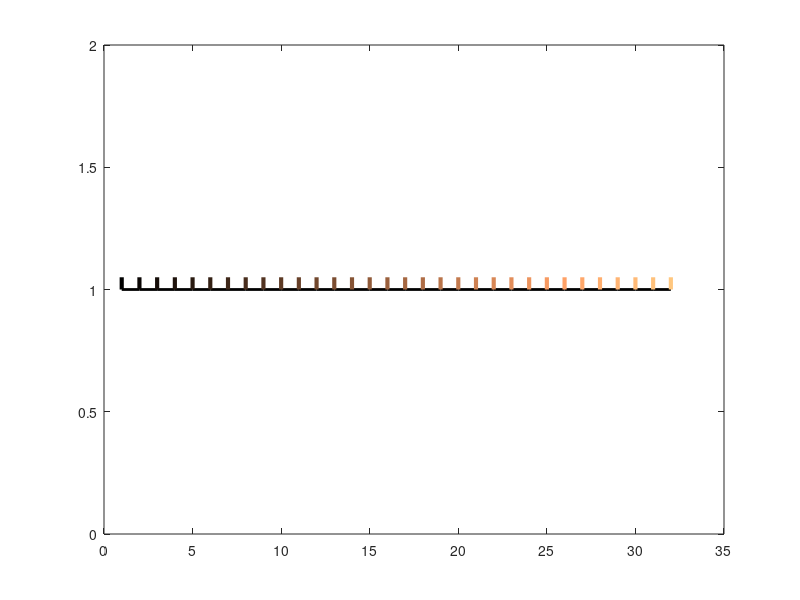

This figure's MATLAB source:



figure;
x=1:32;
y=ones(32,1);

plot(x,y,'LineWidth',2,'Color','black');
hold on;
c = colormap(copper(32));

for i=1:32
    plot([i i],[1 1.05],'LineWidth',3,'Color',c(i,:)');
end

set(gca,'YLim',[0 2]);
